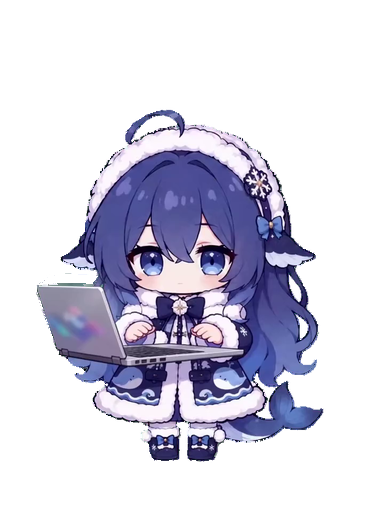
#> input picture desktop_pet_image/busy/000.png, 384 x 512 px; its folder holds only this picture in this run
$ python make_emoji.py ../desktop_pet_image/busy/000.png
#> lines starting #> are read from the running program, lines starting #| are printed output that depends on the picture
#!/usr/bin/env python3
"""Build desktop_pet_image/emoji/emoji_NN.png from any images or GIFs.

The bubble looks for emoji_01.png, emoji_02.png ... and stops at the first
missing index, so the numbering has to be continuous. This tool appends after
the highest existing index and renumbers nothing that already exists.

Inputs may be PNG / JPG / WEBP / BMP / GIF / APNG. A GIF contributes its first
frame (the bubble shows still stickers, not animation).

Usage:
    python tools/make_emoji.py D:\\stickers\\*.png
    python tools/make_emoji.py D:\\stickers            (every supported file)
    python tools/make_emoji.py cute.gif --size 440 --dry-run
"""

from __future__ import annotations

import argparse
import os
import re
import sys

from PIL import Image

EMOJI_RE = re.compile(r"^emoji_(\d+)\.png$")
SUPPORTED = (".png", ".jpg", ".jpeg", ".webp", ".bmp", ".gif")


def existing(out_dir: str) -> dict[int, str]:
    found: dict[int, str] = {}
    if not os.path.isdir(out_dir):
        return found
    for name in os.listdir(out_dir):
        match = EMOJI_RE.match(name)
        if match:
            found[int(match.group(1))] = name
    return found


def collect(paths: list[str]) -> list[str]:
    files: list[str] = []
    for path in paths:
        if os.path.isdir(path):
            for name in sorted(os.listdir(path)):
                if name.lower().endswith(SUPPORTED):
                    files.append(os.path.join(path, name))
        elif os.path.isfile(path):
            files.append(path)
        else:
            print(f"[skip] not found: {path}", file=sys.stderr)
    return files


def normalise(path: str, size: int) -> Image.Image:
#> called with path = '../desktop_pet_image/busy/000.png', size = 440
    with Image.open(path) as im:
#> im is the input picture: PIL image 384x512 RGBA; mean R, G, B, A 49, 47.8, 64.7, 85.1
        if getattr(im, "is_animated", False):
            im.seek(0)  # stickers are stills; take the first frame
        frame = im.convert("RGBA")
    scale = min(size / frame.width, size / frame.height, 1.0)
#> scale = 0.859
    if scale < 1.0:
        frame = frame.resize(
            (max(1, round(frame.width * scale)), max(1, round(frame.height * scale))),
            Image.Resampling.LANCZOS,
        )
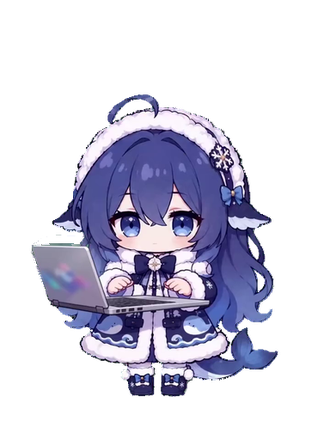
#> frame: PIL image 330x440 RGBA; mean R, G, B, A 43.2, 42, 57.1, 85.1; transparent parts drawn white
    return frame


def main() -> int:
    root = os.path.dirname(os.path.dirname(os.path.abspath(__file__)))
    parser = argparse.ArgumentParser(
        description="Turn images/GIFs into a numbered emoji_NN.png sticker set.",
        formatter_class=argparse.ArgumentDefaultsHelpFormatter,
    )
    parser.add_argument("paths", nargs="+", help="image/GIF files or a directory")
    parser.add_argument(
        "--out",
        default=os.path.join(root, "desktop_pet_image", "emoji"),
        help="output directory",
    )
    parser.add_argument(
        "--size", type=int, default=440, help="longest side (px); the bubble scales anyway"
    )
    parser.add_argument("--start", type=int, default=0, help="override the first index")
    parser.add_argument("--dry-run", action="store_true", help="report only, write nothing")
    opts = parser.parse_args()

    files = collect(opts.paths)
    if not files:
        print("no supported images found", file=sys.stderr)
        return 2

    current = existing(opts.out)
    next_index = opts.start if opts.start > 0 else (max(current) + 1 if current else 1)
    print(f"emoji dir: {opts.out}")
    print(f"existing: {len(current)} sticker(s); first new index: {next_index:02d}")

    written = 0
    for path in files:
        try:
            frame = normalise(path, opts.size)
        except Exception as exc:  # noqa: BLE001 - report and keep going
            print(f"[fail] {path}: {exc}", file=sys.stderr)
            continue
        target = os.path.join(opts.out, f"emoji_{next_index:02d}.png")
        if opts.dry_run:
            print(f"[dry] {os.path.basename(path)} -> {os.path.basename(target)} {frame.width}x{frame.height}")
        else:
            os.makedirs(opts.out, exist_ok=True)
            frame.save(target, "PNG", optimize=True)
            print(f"[ok] {os.path.basename(path)} -> {os.path.basename(target)} {frame.width}x{frame.height}")
#| [ok] 000.png -> emoji_01.png 330x440
        next_index += 1
        written += 1

    print(f"summary: {written} sticker(s) {'would be ' if opts.dry_run else ''}written")
    return 0


if __name__ == "__main__":
    sys.exit(main())
#> (the program exits here)
